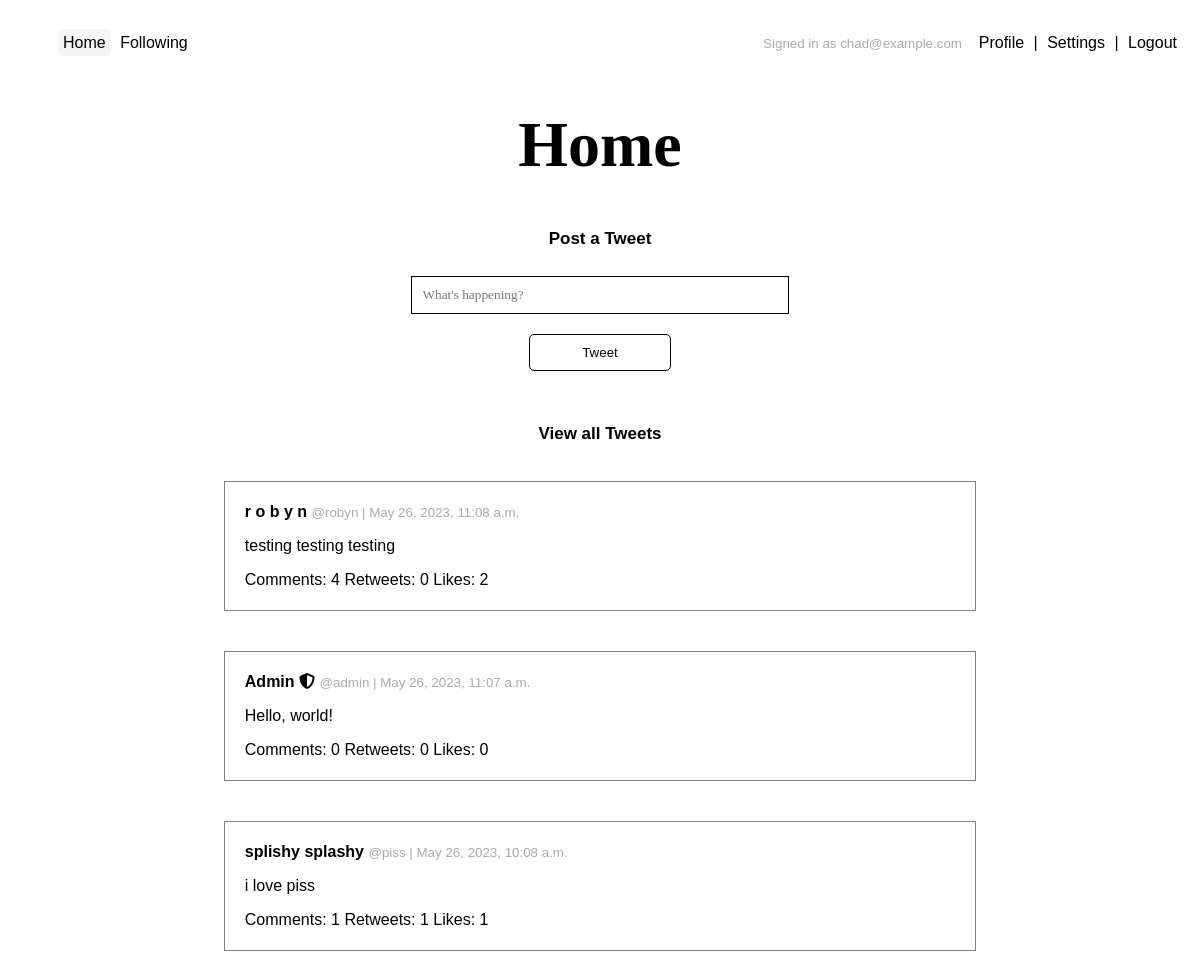
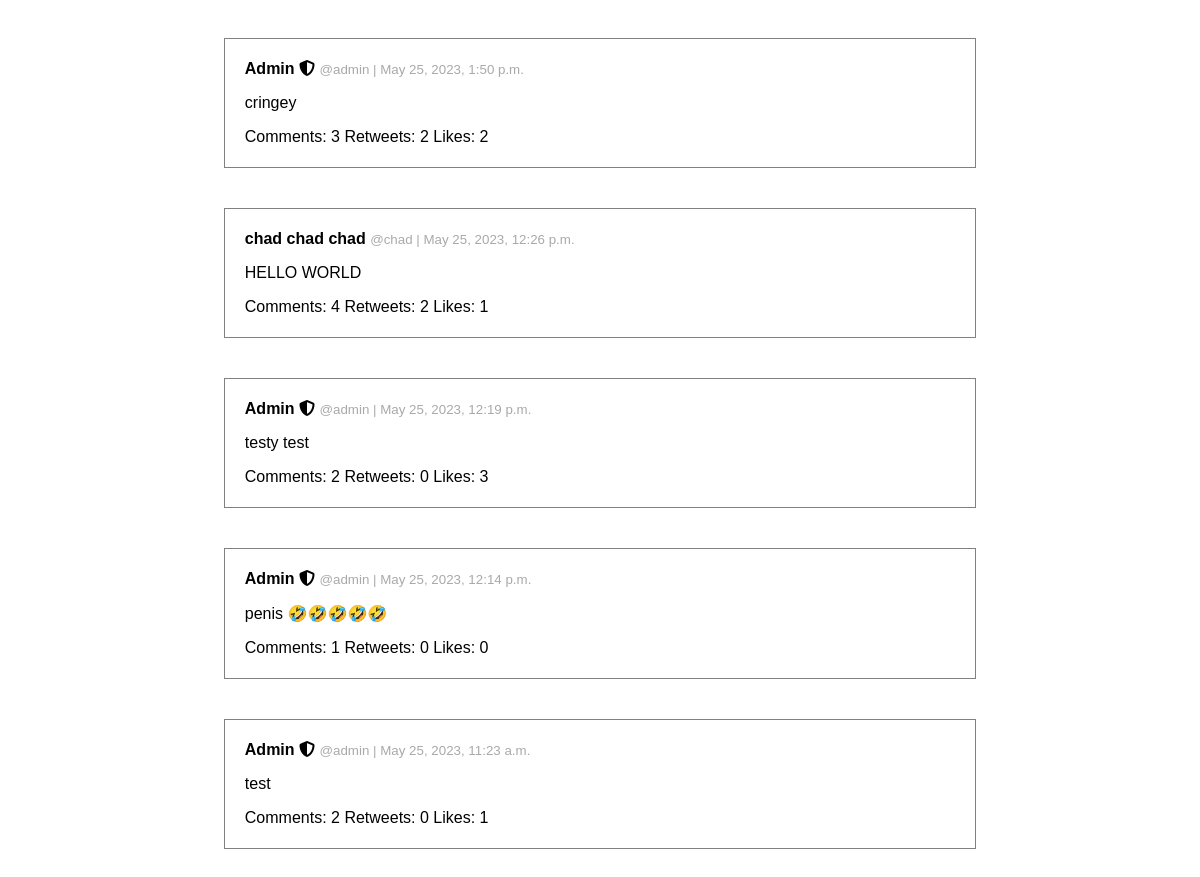
Page / (signed in) on the committed database (2 pictures, top to bottom).
### tweets/models.py (models this page shows)
class Tweet(models.Model):
    text = models.CharField(max_length=144)
    date = models.DateTimeField(default=timezone.now)
    likes = models.ManyToManyField(User, blank=True, related_name='likes')
    user = models.ForeignKey(User, on_delete=models.CASCADE)
    class Meta:
        ordering = ["-date"]
    def __str__(self):
        return self.text

### users/models.py (models this page shows, shortened)
class Profile(models.Model):
    user = models.OneToOneField(User, on_delete=models.CASCADE)
    bio = models.TextField(default="")
    display_name = models.CharField(default="", max_length=150)
    location = models.CharField(blank=True, max_length=150)
    followers = models.ManyToManyField(User, blank=True, related_name='followers')
    following = models.ManyToManyField(User, blank=True, related_name='following')

### tweets/views.py (the view)
# urls.py: path('', views.index, name='tweets'),
@login_required
def index(request):
    tweets = Tweet.objects.all()
    return render(request, 'tweets/tweets.html', {"title": "Home", "tweets": tweets})

### templates/tweets/tweets.html (shortened to what this page needs)
{% extends '../base.html' %}
{% block content %}
{% if user.is_authenticated %}
<div class="post-tweet center width-100">
    <p class="subtitle">Post a Tweet</p>
    <form action="{% url 'post' %}" method="post">
        <input class="tweet text-input" type="text" name="text" id="text" placeholder="What's happening?" maxlength="144" required>
        <button class="main" type="submit" title="Post Tweet">Tweet</button>
    </form>
</div>
<br><br>
{% endif %}
<div class="tweets-list center width-100">
    <p class="subtitle">View all Tweets</p>
      {% if tweets %}
          {% for tweet in tweets %}
                {% include "tweets/tweet.html" %}
          {% endfor %}
      {% else %}
          <p class="faded">No tweets found</p>
      {% endif %}
</div>
{% endblock %}

### templates/base.html (shortened to what this page needs)
<!DOCTYPE html>
<html lang="en">
    <head>
        {% load static %}
        <link rel="stylesheet" href="{% static 'style.css' %}" rel="stylesheet" type="text/css">
        <link href="{% static 'fontawesomefree/css/fontawesome.css' %}" rel="stylesheet" type="text/css">
        <link href="{% static 'fontawesomefree/css/solid.css' %}" rel="stylesheet" type="text/css">
        <link href="{% static 'fontawesomefree/css/regular.css' %}" rel="stylesheet" type="text/css">
    </head>
    <body>
        <nav>
            <ul>
                {% if user.is_authenticated %}
                     <li><a id="nav-home" title="Home" href="{% url 'tweets' %}">Home</a></li>
                    <li><a id="nav-following" title="Following" href="{% url 'following_feed' %}">Following</a></li>
                        <div class="float-right">
                            <li><small>Signed in as {{user.email}}&nbsp;&nbsp;</small></li>
                            <l1><a id="nav-profile" title="Profile" href="{% url 'profile' %}">Profile</a></l1>
                             |
                            <li><a id="nav-settings" title="Settings" href="{% url 'settings' %}">Settings</a></li>
                             |
                            <l1><a id="nav-logout" title="Logout" href="{% url 'signout' %}">Logout</a></l1>
                    </div>
                {% else %}
                    <div class="float-right">
                        <l1><a id="nav-signin" title="Sign in" href="{% url 'signin' %}">Sign in</a></l1>
                         |
                        <l1><a id="nav-signup" title="Sign up" href="{% url 'signup' %}">Sign up</a></l1>
                    </div>
                {% endif %}
            </ul>
        </nav>
        <div class="content center">
            <h1 class="title">{{ title }}</h1>
            {% block content %}{% endblock %}

### templates/tweets/tweet.html
<div class="tweet-card width-100">
    <a class="profile-link" href="{% url 'profile_public' tweet.user.id %}">
        <p>
            <strong>
                {{ tweet.user.profile.display_name }}
                {% if tweet.user.is_superuser %}
                    <i title="Admin" class="fa-solid fa-shield-halved"></i>
                {% endif %}
            </strong>
            <small>@{{ tweet.user }} | {{ tweet.date }}</small>
        </p>
    </a>
    <a class="tweet-link" href="{% url 'tweet' tweet.id %}">
        <p>{{ tweet }}</p>
        <p>
            Comments: {{ tweet.comment_set.count }}
            Retweets: {{ tweet.retweet_set.count }}
            Likes: {{ tweet.likes.count }}
        </p>
    </a>
</div>

### static/style.css (style rules this page uses)
body { font-family: "Trebuchet MS", "Arial", sans-serif; margin-bottom: 70px; }
p.subtitle { font-weight: bold; font-size: 17px; }
h1 { font-family: "Garamond"; font-size: 64px; font-weight: bold; margin: 30px; }
@media (min-width: 1000px) { .content { margin-left: 20%; margin-right: 20%; } }
.center, form { display: flex; justify-content: center; align-items: center; flex-direction: column; }
.width-100, form { width: 100%; }
button { background: white; color: black; text-align: center; border: 1px solid black; padding-left: 20px; padding-right: 20px; padding-top: 10px; padding-bottom: 10px; border-radius: 5px; margin-top: 10px; width: 20%; }
nav { padding: 10px; }
nav li { display: inline; }
nav a { text-decoration: none; color: black; padding: 5px; border-radius: 5px; }
.float-right { float:right; }
input, textarea { padding: 10px; border: solid 1px black; width: 50%; margin: 10px; font-family: "Trebuchet MS"; }
small { color: darkgrey; }
div.tweet-card a { color: black; text-decoration: none; }
div.tweet-card { border: solid 1px grey; margin: 20px; padding: 5px 20px; }
a.follows-link, a.profile-link { color: black; text-decoration: none; }

### templates/base.html (style rules this page uses)
#nav-home { background: whitesmoke }

### rows in the picture
Tweet: user.profile.display_name "r o b y n", user "robyn", date "May 26, 2023, 11:08 a.m.", text "testing testing testing", comment_set.count "4", retweet_set.count "0", likes.count "2"
Tweet: user.profile.display_name "Admin", user "admin", date "May 26, 2023, 11:07 a.m.", text "Hello, world!", comment_set.count "0", retweet_set.count "0", likes.count "0"
Tweet: user.profile.display_name "splishy splashy", user "piss", date "May 26, 2023, 10:08 a.m.", text "i love piss", comment_set.count "1", retweet_set.count "1", likes.count "1"
Tweet: user.profile.display_name "Admin", user "admin", date "May 25, 2023, 1:50 p.m.", text "cringey", comment_set.count "3", retweet_set.count "2", likes.count "2"
Tweet: user.profile.display_name "chad chad chad", user "chad", date "May 25, 2023, 12:26 p.m.", text "HELLO WORLD", comment_set.count "4", retweet_set.count "2", likes.count "1"
Tweet: user.profile.display_name "Admin", user "admin", date "May 25, 2023, 12:19 p.m.", text "testy test", comment_set.count "2", retweet_set.count "0", likes.count "3"
Tweet: user.profile.display_name "Admin", user "admin", date "May 25, 2023, 12:14 p.m.", text "penis 🤣🤣🤣🤣🤣", comment_set.count "1", retweet_set.count "0", likes.count "0"
Tweet: user.profile.display_name "Admin", user "admin", date "May 25, 2023, 11:23 a.m.", text "test", comment_set.count "2", retweet_set.count "0", likes.count "1"

### other values in the picture
{{ user.email }} "chad@example.com"
{{ title }} "Home"
